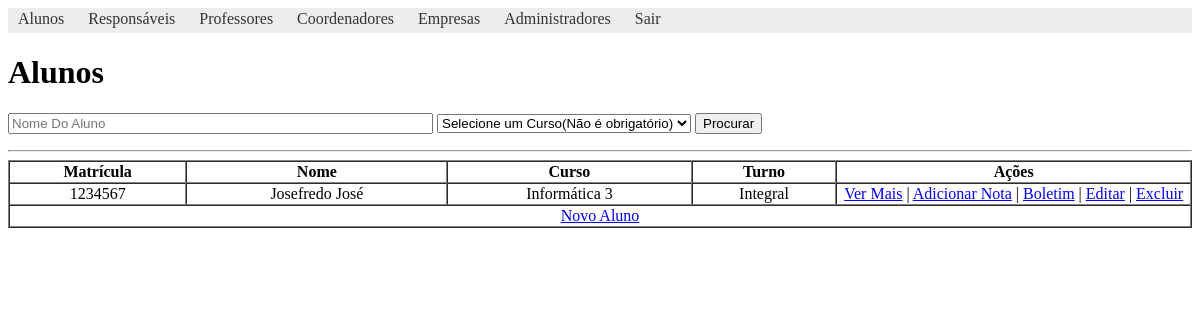
/views/aluno/ver-alunos.php (signed in), run on the app's committed database.
### tables this page shows
CREATE TABLE `alunos` (
  `id` int(11) NOT NULL AUTO_INCREMENT,
  `id_curso` int(11) NOT NULL,
  `nome` varchar(150) NOT NULL,
  `matricula` varchar(20) NOT NULL,
  `num_chamada` int(2) NOT NULL,
  `data_nascimento` date NOT NULL,
  `naturalidade` varchar(30) NOT NULL,
  `rg` varchar(20) NOT NULL,
  `cpf` varchar(20) NOT NULL,
  `nis` varchar(20) NOT NULL,
  `cep` varchar(20) NOT NULL,
  `complemento_endereco` varchar(50) NOT NULL,
  `turno` varchar(20) NOT NULL,
  `data_cadastro` date NOT NULL,
  `escola_origem` varchar(100) NOT NULL,
  `opcao_medicamento` varchar(50) DEFAULT NULL,
  `medicamento` varchar(50) DEFAULT NULL,
  `telefone` varchar(20) DEFAULT NULL,
  `celular` varchar(20) DEFAULT NULL,
  `comentario` text,
  `login` varchar(100) NOT NULL,
  `email` varchar(100) NOT NULL,
  `senha` varchar(100) NOT NULL,
  PRIMARY KEY (`id`),
  UNIQUE KEY `matricula` (`matricula`),
  KEY `alunos_fk0` (`id_curso`),
  CONSTRAINT `alunos_fk0` FOREIGN KEY (`id_curso`) REFERENCES `cursos` (`id`)
);

CREATE TABLE `cursos` (
  `id` int(11) NOT NULL AUTO_INCREMENT,
  `nome` varchar(50) NOT NULL,
  PRIMARY KEY (`id`)
);

### app/models/Aluno.php (called while the page is built, shortened)
<?php
	function listarAlunos()
	{
		$conn = iniciarConexao();
		$stmt = $conn->prepare("SELECT * FROM alunos");
		if($stmt->execute() && $stmt->rowCount() > 0){
			$alunos = $stmt->fetchAll(PDO::FETCH_ASSOC);
		}
		return $alunos;
	}

### app/models/Curso.php (called while the page is built, shortened)
<?php
    function traduzirId($id_curso)
    {
        $conn = iniciarConexao();
        $stmt = $conn->prepare("SELECT nome FROM cursos WHERE id = ?");
        $stmt->bindParam(1, $id_curso);
        if($stmt->execute()){
            $curso = $stmt->fetch(PDO::FETCH_OBJ);
            return $curso->nome;
        }
    }

### views/aluno/ver-alunos.php (the view, shortened to what this page needs)
<?php
	include_once '../../app/models/Aluno.php';
	include_once '../../app/models/Curso.php';
	include_once '../templates/includes/header.php';
	$alunos = listarAlunos();
?>
<h1>Alunos</h1>
<form method="POST" action="../../app/routes.php">
	<input type="text" name="nome" placeholder="Nome Do Aluno" size="50px">
	<select name="curso">
		<option value="#">Selecione um Curso(Não é obrigatório)</option>
	</select>
	<button type="submit">Procurar</button>
</form>
<hr>
<table border="1" cellspacing="0" width="100%">
	<thead>
		<tr>
			<th width="15%">Matrícula</th>
			<th>Nome</th>
			<th>Curso</th>
			<th>Turno</th>
			<th>Ações</th>
		</tr>
	</thead>
	<tbody>
		<?php
			if(!empty($alunos)){
				foreach($alunos as $aluno){
		?>
			<tr>
				<td align="center"><?= $aluno['matricula'] ?></td>
				<td align="center"><?= $aluno['nome'] ?></td>
				<td align="center"><?= traduzirId($aluno['id_curso']) ?></td>
				<td align="center"><?= $aluno['turno'] ?></td>
				<td align="center" width="30%">
					<?= ($_SESSION['usuario_logado']['nv_acesso'] != "professor") ? "<a href='dados-aluno.php?id=".$aluno['id']."'>Ver Mais</a> |" : "" ?>
					<a href="#">Adicionar Nota</a>
					<?= ($_SESSION['usuario_logado']['nv_acesso'] != "professor") ? "| <a href='#'>Boletim</a> |" : "" ?>
					<?= ($_SESSION['usuario_logado']['nv_acesso'] != "professor") ? "<a href='novo-editar-aluno.php?id=".$aluno['id']."'>Editar</a> |" : "" ?>
					<?php if($_SESSION['usuario_logado']['nv_acesso'] != "professor"){ ?>
						<a href="#" onclick="confirmDelete()">Excluir</a>
					<?php } ?>
				</td>
			</tr>
		<?php } }else{ ?>
			<tr>
				<th colspan="5">Nenhum Aluno Cadastrado</th>
			</tr>
		<?php } ?>
	</tbody>
	<tfoot>
		<tr>
			<?php if($_SESSION['usuario_logado']['nv_acesso'] == "admin" || $_SESSION['usuario_logado']['nv_acesso'] == "coordenador"){ ?>
				<td align="center" colspan="5"><a href="novo-editar-aluno.php">Novo Aluno</a></td>
			<?php } ?>
		</tr>
	</tfoot>
</table>
<?php include_once '../templates/includes/footer.php'; ?>

### data on the page
alunos: matricula "1234567", nome "Josefredo José", id_curso.nome "Informática 3", turno "Integral"
